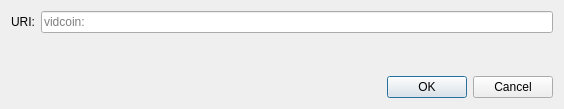
<?xml version="1.0" encoding="UTF-8"?>
<ui version="4.0">
 <class>OpenURIDialog</class>
 <widget class="QDialog" name="OpenURIDialog">
  <property name="geometry">
   <rect>
    <x>0</x>
    <y>0</y>
    <width>564</width>
    <height>109</height>
   </rect>
  </property>
  <property name="windowTitle">
   <string>Open vidcoin URI</string>
  </property>
  <layout class="QVBoxLayout" name="verticalLayout">
   <item>
    <layout class="QHBoxLayout" name="horizontalLayout">
     <item>
      <widget class="QLabel" name="label">
       <property name="text">
        <string>URI:</string>
       </property>
      </widget>
     </item>
     <item>
      <widget class="QValidatedLineEdit" name="uriEdit">
       <property name="placeholderText">
        <string notr="true">vidcoin:</string>
       </property>
      </widget>
     </item>
    </layout>
   </item>
   <item>
    <spacer name="verticalSpacer">
     <property name="orientation">
      <enum>Qt::Vertical</enum>
     </property>
     <property name="sizeHint" stdset="0">
      <size>
       <width>20</width>
       <height>40</height>
      </size>
     </property>
    </spacer>
   </item>
   <item>
    <widget class="QDialogButtonBox" name="buttonBox">
     <property name="orientation">
      <enum>Qt::Horizontal</enum>
     </property>
     <property name="standardButtons">
      <set>QDialogButtonBox::Cancel|QDialogButtonBox::Ok</set>
     </property>
    </widget>
   </item>
  </layout>
 </widget>
 <customwidgets>
  <customwidget>
   <class>QValidatedLineEdit</class>
   <extends>QLineEdit</extends>
   <header>qt/qvalidatedlineedit.h</header>
  </customwidget>
 </customwidgets>
 <resources/>
 <connections>
  <connection>
   <sender>buttonBox</sender>
   <signal>accepted()</signal>
   <receiver>OpenURIDialog</receiver>
   <slot>accept()</slot>
   <hints>
    <hint type="sourcelabel">
     <x>248</x>
     <y>254</y>
    </hint>
    <hint type="destinationlabel">
     <x>157</x>
     <y>274</y>
    </hint>
   </hints>
  </connection>
  <connection>
   <sender>buttonBox</sender>
   <signal>rejected()</signal>
   <receiver>OpenURIDialog</receiver>
   <slot>reject()</slot>
   <hints>
    <hint type="sourcelabel">
     <x>316</x>
     <y>260</y>
    </hint>
    <hint type="destinationlabel">
     <x>286</x>
     <y>274</y>
    </hint>
   </hints>
  </connection>
 </connections>
</ui>
